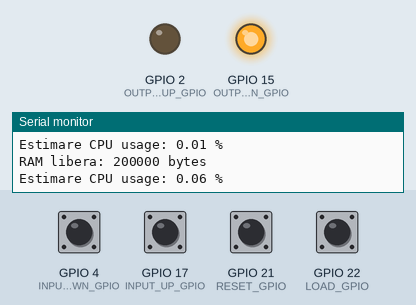
A sketch run on a simulated ESP32. Parts: output pins drawn as LEDs (lit = HIGH), the last lines printed to the serial monitor. Inputs (shaded band) come from the test bench; at power-on: GPIO 4 (INPUT_DOWN_GPIO), GPIO 17 (INPUT_UP_GPIO), GPIO 21 (RESET_GPIO), GPIO 22 (LOAD_GPIO) HIGH.

Above: at 2.2 s.
2.3 s: GPIO 22 (LOAD_GPIO) pulled LOW for 0.15 s
At 2.7 s:
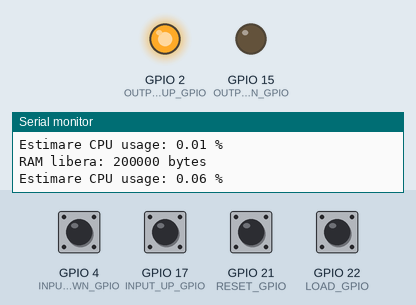
6.4 s: GPIO 21 (RESET_GPIO) pulled LOW for 0.15 s
At 7.3 s:
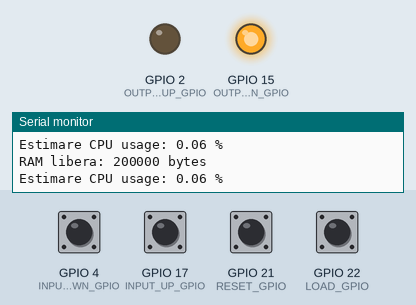
8.0 s: GPIO 17 (INPUT_UP_GPIO) pulled LOW for 0.15 s
At 8.6 s:
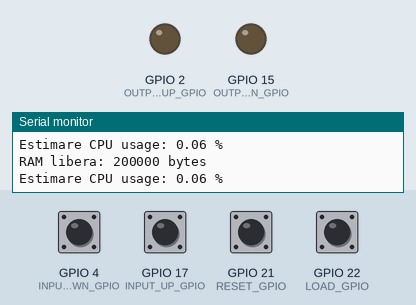
9.6 s: GPIO 4 (INPUT_DOWN_GPIO) pulled LOW for 0.15 s
At 9.9 s:
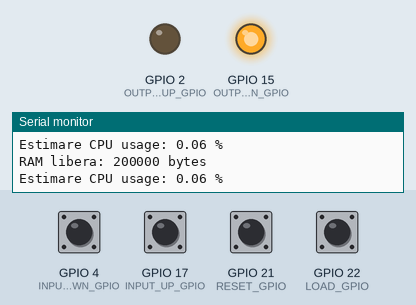
Timing chart, 0 to 12.2 s (numbered marks = the images above; inputs shaded):
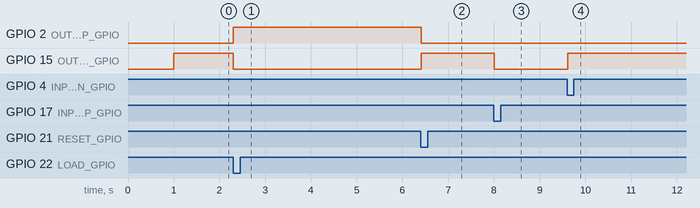

Measured:
- after the input at 2.3 s, GPIO 2 (OUTPUT_UP_GPIO): LOW → HIGH at once; GPIO 15 (OUTPUT_DOWN_GPIO): HIGH → LOW at once
- after the input at 6.4 s, GPIO 2 (OUTPUT_UP_GPIO): HIGH → LOW at once; GPIO 15 (OUTPUT_DOWN_GPIO): LOW → HIGH at once
- after the input at 8.0 s, GPIO 15 (OUTPUT_DOWN_GPIO): HIGH → LOW at once
- after the input at 9.6 s, GPIO 15 (OUTPUT_DOWN_GPIO): LOW → HIGH at once

The sketch:

result_CTUD.ino
```cpp
// Arduino code generated from .st file

#include <counters.h>
#include "esp_heap_caps.h"
#include <Arduino.h>

#define INPUT_UP_GPIO 17
#define INPUT_DOWN_GPIO 4
#define RESET_GPIO 21
#define LOAD_GPIO 22
#define OUTPUT_UP_GPIO 2
#define OUTPUT_DOWN_GPIO 15

CTUD CTUD0;

unsigned long activeTime = 0;
unsigned long lastSecond = millis();
unsigned long latency;

bool press = 0;
bool led_on = 0;

unsigned long counter = 0;


void setup() {
  Serial.begin(115200);
  delay(1000);

  pinMode(INPUT_UP_GPIO, INPUT_PULLUP);
  pinMode(INPUT_DOWN_GPIO, INPUT_PULLUP);
  pinMode(RESET_GPIO, INPUT_PULLUP);
  pinMode(LOAD_GPIO, INPUT_PULLUP);
  pinMode(OUTPUT_UP_GPIO, OUTPUT);
  pinMode(OUTPUT_DOWN_GPIO, OUTPUT);

  CTUD0.PV = 5;
}

void loop() {
  unsigned long loopStart = micros();
  unsigned long start;

  if (digitalRead(INPUT_UP_GPIO) == LOW) {
    counter++;
  }

  if (digitalRead(INPUT_DOWN_GPIO) == LOW) {
    counter--;
  }

  if (digitalRead(INPUT_UP_GPIO) == LOW && press == 0 && counter >= 5) {
    press = 1;
    start = micros();
  }

  bool input_up = (digitalRead(INPUT_UP_GPIO) == LOW);
  bool input_down = (digitalRead(INPUT_DOWN_GPIO) == LOW);
  bool reset = (digitalRead(RESET_GPIO) == LOW);
  bool load = (digitalRead(LOAD_GPIO) == LOW);

  CTUD0.CU = input_up;
  CTUD0.CD = input_down;
  CTUD0.R = reset;
  CTUD0.LD = load;
  CTUD0.update();

  digitalWrite(OUTPUT_UP_GPIO, CTUD0.QU ? HIGH : LOW);
  digitalWrite(OUTPUT_DOWN_GPIO, CTUD0.QD ? HIGH : LOW);

  if (digitalRead(OUTPUT_UP_GPIO) == 1 && led_on == 0 && press == 1) {
    latency = micros() - start;
    led_on = 1;

    Serial.print("Latenta OUTPUT: ");
    Serial.print(latency);
    Serial.println(" us");
  }

  unsigned long loopEnd = micros();
  activeTime += (loopEnd - loopStart);

  if (millis() - lastSecond >= 1000) {
    Serial.print("RAM libera: ");
    Serial.print(esp_get_free_heap_size());
    Serial.println(" bytes");

    float cpuUsage = (float)activeTime / 10000.0;
    Serial.print("Estimare CPU usage: ");
    Serial.print(cpuUsage, 2);
    Serial.println(" %");

    activeTime = 0;
    lastSecond = millis();
  }

  delay(100);
}
```

counters.h
```cpp
#ifndef __counters_h__
#define __counters_h__

#include <Arduino.h>

class CTU {
    public:
        bool CU = false;
        bool R = false;
        int PV = 0;
        int CV = 0;
        bool Q = false;

        void update() {
            if (R) {
                CV = 0;
                Q = false;
            } else if (CU) {
                CV++;
                if (CV >= PV) {
                    Q = true;
                }
            }
        }
};

class CTD {
    public:
        bool CD = false;
        bool LD = false;
        int PV = 0;
        int CV = 0;
        bool Q = false;

        void update() {
            if (LD) {
                CV = PV;
                Q = false;
            } else if (CD) {
                if (CV > 0)
                    CV--;
                Q = (CV <= 0);
            }
        }
};

class CTUD {
    public:
        bool CU = false;
        bool CD = false;
        bool R = false;
        bool LD = false;
        int PV = 0;
        int CV = 0;

        bool QU = false;
        bool QD = false;
        bool CU_T = false;
        bool CD_T = false;

    private:
       bool prev_CU = false;
       bool prev_CD = false;

    public:
        void update() {
            CU_T = (CU && !prev_CU);
            CD_T = (CD && !prev_CD);
            prev_CU = CU;
            prev_CD = CD;

            if (R) {
                CV = 0;
            } else if (LD) {
                CV = PV;
            } else {
                if (CU_T)
                    CV++;
                if (CD_T && CV > 0)
                    CV--;
            }

            QU = (CV >= PV);
            QD = (CV <= 0);
        }
};

template<typename T>
class CTU_Generic {
    public:
        bool CU = false;
        bool R = false;
        T PV = 0;
        T CV = 0;
        bool Q = false;

        void update() {
            if (R) {
                CV = 0;
                Q = false;
            } else if (CU) {
                CV++;
                if (CV >= PV) {
                    Q = true;
                }
            }
        }
};

using CTU_DINT = CTU_Generic<int32_t>;
using CTU_LINT = CTU_Generic<int64_t>;
using CTU_UDINT = CTU_Generic<uint32_t>;
using CTU_ULINT = CTU_Generic<uint64_t>;

template<typename T>
class CTD_Generic {
    public:
        bool CD = false;
        bool LD = false;
        T PV = 0;
        T CV = 0;
        bool Q = false;

        void update() {
            if (LD) {
                CV = PV;
                Q = false;
            } else if (CD) {
                if (CV > 0)
                    CV--;
                Q = (CV <= 0);
            }
        }
};

using CTD_DINT = CTD_Generic<int32_t>;
using CTD_LINT = CTD_Generic<int64_t>;
using CTD_UDINT = CTD_Generic<uint32_t>;
using CTD_ULINT = CTD_Generic<uint64_t>;

template<typename T>
class CTUD_Generic {
    public:
        bool CU = false;
        bool CD = false;
        bool R = false;
        bool LD = false;
        T PV = 0;
        T CV = 0;

        bool QU = false;
        bool QD = false;
        bool CU_T = false;
        bool CD_T = false;

    private:
       bool prev_CU = false;
       bool prev_CD = false;

    public:
        void update() {
            CU_T = (CU && !prev_CU);
            CD_T = (CD && !prev_CD);
            prev_CU = CU;
            prev_CD = CD;

            if (R) {
                CV = 0;
            } else if (LD) {
                CV = PV;
            } else {
                if (CU_T)
                    CV++;
                if (CD_T && CV > 0)
                    CV--;
            }

            QU = (CV >= PV);
            QD = (CV <= 0);
        }
};

using CTUD_DINT = CTUD_Generic<int32_t>;
using CTUD_LINT = CTUD_Generic<int64_t>;
using CTUD_UDINT = CTUD_Generic<uint32_t>;
using CTUD_ULINT = CTUD_Generic<uint64_t>;

#endif
```
